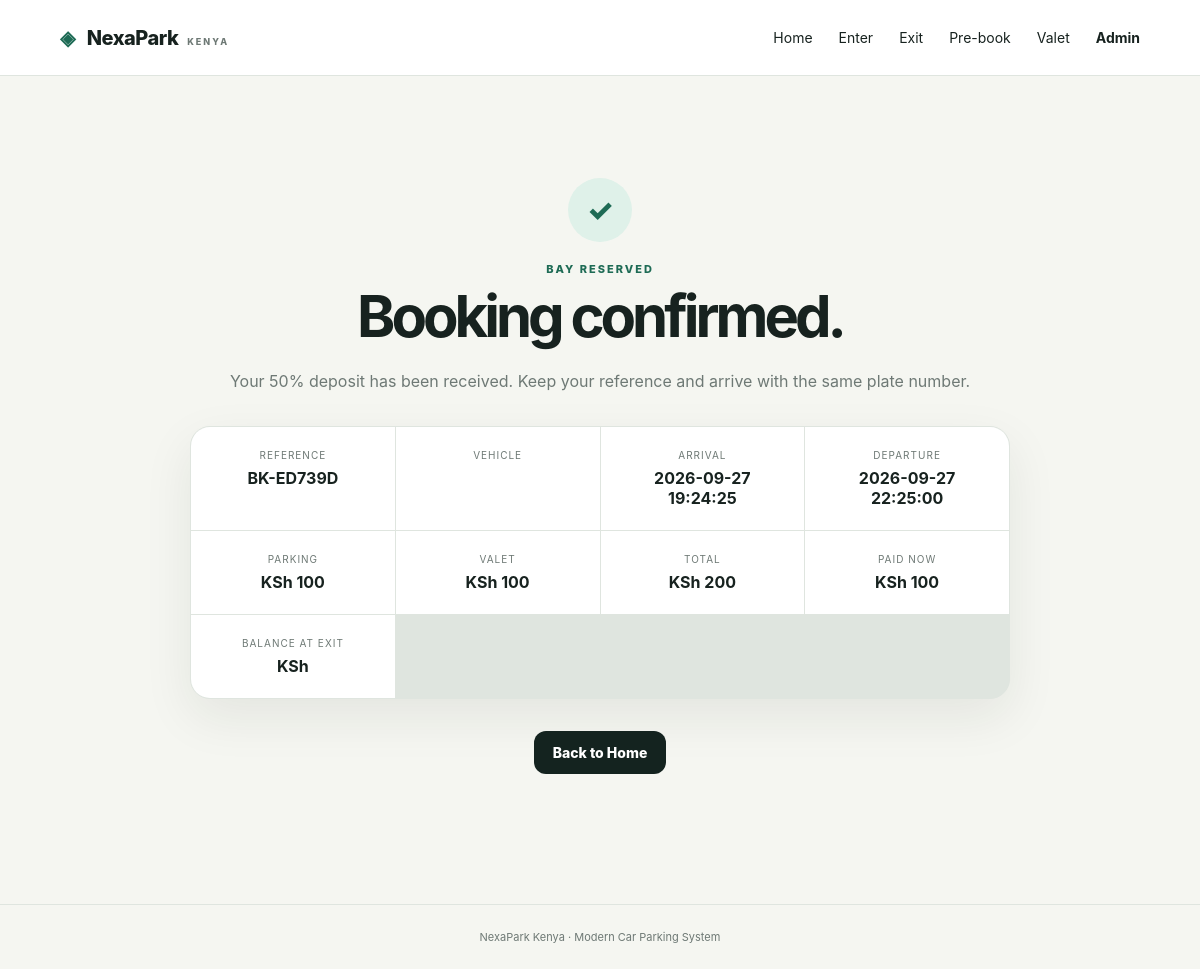
The app's page /book/success/BK-ED739D with its own data.
### tables this page shows
CREATE TABLE bookings (
                booking_id INTEGER PRIMARY KEY AUTOINCREMENT,
                reference TEXT UNIQUE NOT NULL,
                vehicle_id INTEGER NOT NULL,
                session_id INTEGER,
                requested_start TEXT NOT NULL,
                requested_end TEXT NOT NULL,
                status TEXT NOT NULL CHECK(status IN ('PENDING_PAYMENT','CONFIRMED','CHECKED_IN','CANCELLED','NO_SHOW')),
                created_at TEXT NOT NULL,
                valet_requested INTEGER NOT NULL DEFAULT 0,
                parking_fee INTEGER NOT NULL DEFAULT 0,
                valet_fee INTEGER NOT NULL DEFAULT 0,
                total_price INTEGER NOT NULL DEFAULT 0,
                deposit_amount INTEGER NOT NULL DEFAULT 0,
                amount_paid INTEGER NOT NULL DEFAULT 0,
                FOREIGN KEY(vehicle_id) REFERENCES vehicles(vehicle_id),
                FOREIGN KEY(session_id) REFERENCES parking_sessions(session_id)
            );

### app.py (the view)
@app.get("/book/success/<reference>")
def book_success_page(reference):
    from database import get_booking_by_reference
    result = get_booking_by_reference(reference)
    if not result:
        flash("Booking could not be found.", "error")
        return redirect(url_for("book_page"))
    return render_template("book_success.html", result=result)

### database.py (called while the page is built)
def get_connection():
    os.makedirs(DB_DIR, exist_ok=True)
    conn = sqlite3.connect(DB_PATH)
    conn.row_factory = sqlite3.Row
    conn.execute("PRAGMA foreign_keys = ON")
    return conn

def get_booking_by_reference(reference):
    conn = get_connection()
    row = conn.execute("""
        SELECT b.reference, b.status, b.requested_start, b.requested_end,
               b.created_at, v.plate_number, v.vehicle_type, b.valet_requested,
               b.parking_fee, b.valet_fee, b.total_price, b.deposit_amount, b.amount_paid
        FROM bookings b
        JOIN vehicles v ON v.vehicle_id=b.vehicle_id
        WHERE b.reference=?
    """, (reference.strip().upper(),)).fetchone()
    conn.close()
    if not row:
        return None
    return dict(row)

### templates/book_success.html (shortened to what this page needs)
{% extends "base.html" %}
{% block content %}
<div class="success-page">
    <div class="success-icon">✓</div>
    <p class="eyebrow">BAY RESERVED</p>
    <h1>Booking confirmed.</h1>
    <p class="muted">Your 50% deposit has been received. Keep your reference and arrive with the same plate number.</p>
    <div class="summary-grid card">
        <div><small>Reference</small><strong>{{ result.reference }}</strong></div>
        <div><small>Vehicle</small><strong>{{ result.plate }}</strong></div>
        <div><small>Arrival</small><strong>{{ result.requested_start }}</strong></div>
        <div><small>Departure</small><strong>{{ result.requested_end }}</strong></div>
        <div><small>Parking</small><strong>KSh {{ result.parking_fee }}</strong></div>
        <div><small>Valet</small><strong>KSh {{ result.valet_fee }}</strong></div>
        <div><small>Total</small><strong>KSh {{ result.total_price }}</strong></div>
        <div><small>Paid now</small><strong>KSh {{ result.deposit_amount }}</strong></div>
        <div><small>Balance at exit</small><strong>KSh {{ result.balance_amount }}</strong></div>
    </div>
    <a class="btn primary" href="{{ url_for('home') }}">Back to Home</a>
</div>
{% endblock %}

### static/css/style.css (style rules this page uses)
:root { --ink:#17221f;--muted:#6e7975;--paper:#f5f6f1;--card:#fff;--line:#dfe5df;--green:#1e6b55;--green2:#2d8b6f;--dark:#14231f;--red:#bd5a4e;--shadow:0 18px 50px rgba(20,35,31,.08) }
* { box-sizing:border-box }
body { margin:0;background:var(--paper);color:var(--ink);font-family:Inter,ui-sans-serif,system-ui,-apple-system,BlinkMacSystemFont,"Segoe UI",sans-serif }
a { color:inherit;text-decoration:none }
.eyebrow { font-size:11px;letter-spacing:2px;font-weight:800;color:var(--green);margin:0 0 12px }
.hero h1,.form-intro h1,.success-page h1,.login-brand h1 { font-size:clamp(44px,6vw,76px);line-height:.98;letter-spacing:-4px;margin:0 0 24px }
.btn { display:inline-flex;align-items:center;justify-content:center;border:0;border-radius:12px;padding:13px 19px;font-weight:800;cursor:pointer;font-size:14px }
.btn.primary { background:var(--dark);color:#fff }
.feature p,.muted { color:var(--muted);line-height:1.6 }
.card { background:var(--card);border:1px solid var(--line);border-radius:20px;box-shadow:var(--shadow) }
.success-page { max-width:820px;margin:60px auto;text-align:center }
.success-icon { width:64px;height:64px;background:#dff1e9;color:var(--green);border-radius:50%;display:grid;place-items:center;margin:0 auto 20px;font-size:30px;font-weight:800 }
.success-page h1 { font-size:58px }
.summary-grid { display:grid;grid-template-columns:repeat(4,1fr);gap:1px;background:var(--line);margin:32px 0;background-color:var(--line);overflow:hidden }
.summary-grid>div { background:#fff;padding:22px }
.summary-grid small { display:block;color:var(--muted);font-size:10px;text-transform:uppercase;letter-spacing:1px;margin-bottom:7px }
.summary-grid strong { font-size:16px }

### records on screen
bookings: reference "BK-ED739D", requested_start "2026-09-27 19:24:25", requested_end "2026-09-27 22:25:00", parking_fee "100", valet_fee "100", total_price "200", deposit_amount "100"
